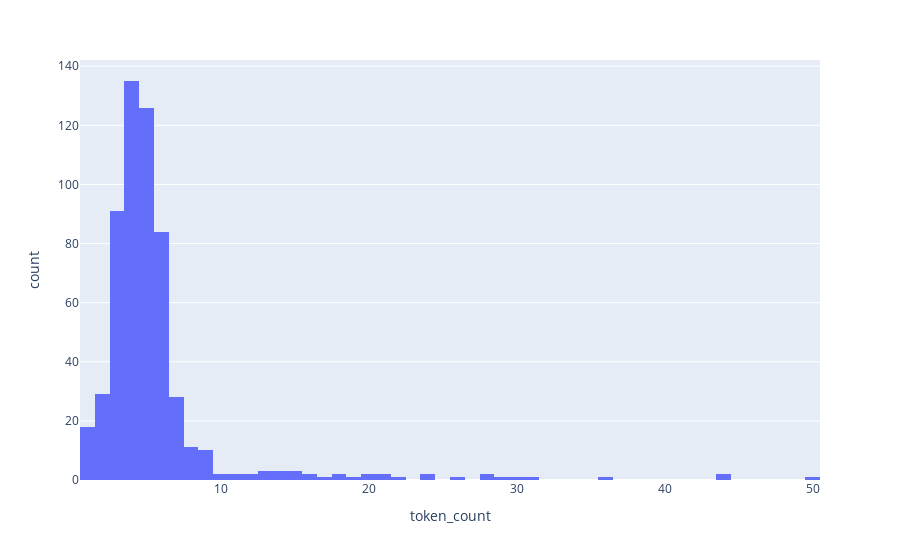

Here is the notebook cell this chart was saved with:
### Code cell
px.histogram(data, x = 'token_count')

### Figure 1 — Plotly figure (JSON) as saved in the notebook; plotly's stock layout.template omitted (floating-point values rounded to 4 significant figures; data arrays with more than 128 entries replaced by an {"elided": "..."} marker saying what was removed)
{"data": [{"alignmentgroup": "True", "bingroup": "x", "hovertemplate": "token_count=%{x}<br>count=%{y}<extra></extra>", "legendgroup": "", "marker": {"color": "#636efa", "pattern": {"shape": ""}}, "name": "", "offsetgroup": "", "orientation": "v", "showlegend": false, "type": "histogram", "x": {"elided": "570 int values"}, "xaxis": "x", "yaxis": "y"}], "layout": {"barmode": "relative", "legend": {"tracegroupgap": 0}, "margin": {"t": 60}, "xaxis": {"anchor": "y", "domain": [0, 1], "title": {"text": "token_count"}}, "yaxis": {"anchor": "x", "domain": [0, 1], "title": {"text": "count"}}}}
